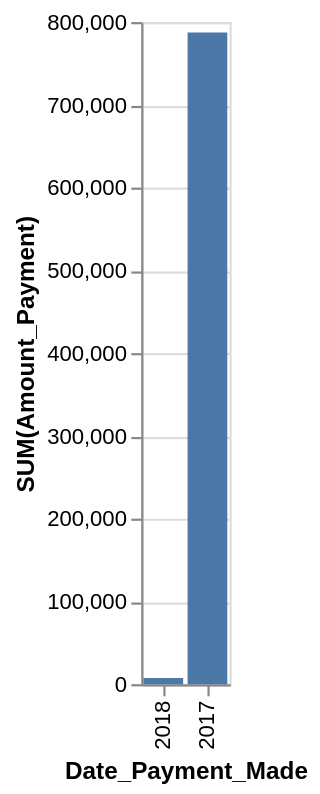

Express this chart as Vega-Lite.
### Vega-Lite specification from a JSON file in a GitHub repository (floating-point values rounded to 4 significant figures)
{"data": {"values": [{"x_data": "2018", "y_data": 7343}, {"x_data": "2017", "y_data": 787370}]}, "mark": "bar", "encoding": {"x": {"field": "x_data", "type": "nominal", "title": "Date_Payment_Made", "sort": {"op": "sum", "field": "y_data", "order": "ascending"}}, "y": {"field": "y_data", "type": "quantitative", "title": "SUM(Amount_Payment)"}}}
